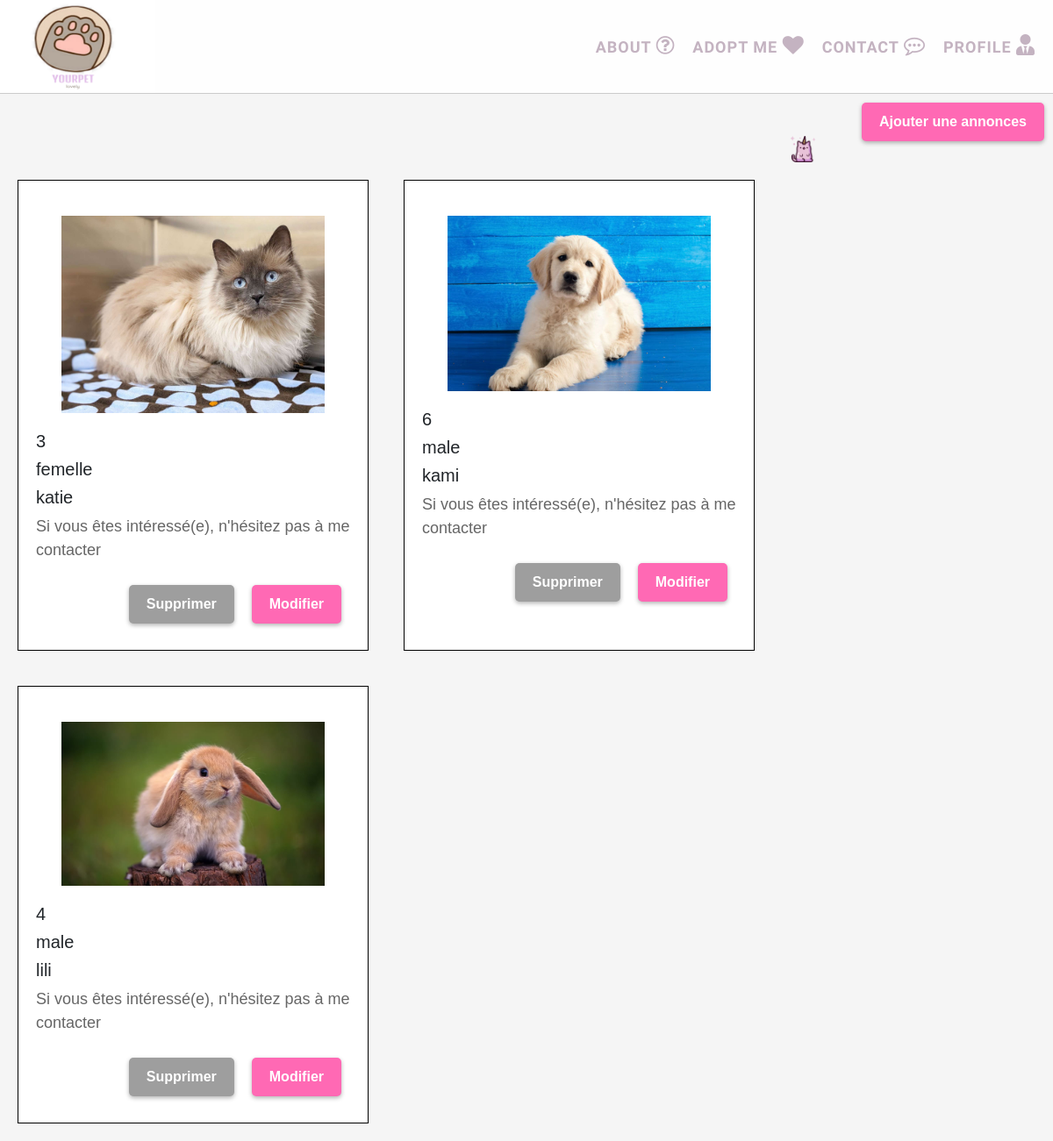
Page /mypet/annonces (signed in) on the committed database.
### mypet/models.py (models this page shows)
class annonce(models.Model):
    GENDER_CHOICES = [
        ('male', 'Male'),
        ('female', 'Female'),
    ]
    user = models.ForeignKey(MyUser, on_delete=models.CASCADE)
    nom_animal = models.CharField(max_length=255)
    espece = models.CharField(max_length=255)
    race = models.CharField(max_length=255)
    age = models.PositiveIntegerField()
    image = models.ImageField(upload_to=filepath, null=True, blank=True)
    sex = models.CharField(max_length=10, choices=GENDER_CHOICES)

### mypet/views.py (the view)
# urls.py: path('annonces',views.annonces,name='annonces'),
def annonces(request):
    if request.user.is_authenticated:
        AN = annonce.objects.filter(user=request.user)
        A = annonce.objects.filter(user=request.user).values_list('id', flat=True).first()
        context = {'ANN': AN, 'A': A}
        return render(request, 'annonces.html', context)

### mypet/templates/annonces.html (shortened to what this page needs)
<!DOCTYPE html>
<html>
<head>
  {% load static %}
  <link rel="stylesheet" href="https://cdnjs.cloudflare.com/ajax/libs/font-awesome/4.7.0/css/font-awesome.min.css">
  <link href="https://use.fontawesome.com/releases/v5.6.1/css/all.css" rel="stylesheet">
  <link rel="stylesheet" href="https://cdnjs.cloudflare.com/ajax/libs/font-awesome/4.7.0/css/font-awesome.min.css">
  <link rel="stylesheet" href="https://cdn.jsdelivr.net/npm/bootstrap@4.0.0/dist/css/bootstrap.min.css">
</head>
<body >
  {% load static %}
  {% if user.is_authenticated %}
  <nav>
      <div class="logo">
       <a href="{% url 'home' %} "><img src="{% static 'images1/mypaw.png' %}" alt="Animal paw logo" ></a>
      </div>
      <ul>
        <li><a href="">About <i style="font-size:24px" class="fa">&#xf29c;</i></a></li>
        <li><a href="{% url 'posts' %}">Adopt Me <i style="font-size:24px" class="fa">&#xf004;</i></a></li>
        <li><a href="#">Contact <i style="font-size:24px" class="fa">&#xf27b;</i></a></li>
        <li><a href="{% url 'menu' %}">Profile <i style='font-size:24px' class='fas'>&#xf508;</i></a></li>
      </ul>
    </nav>
  {% endif %}
	<button class="Ajouter" onclick="afficherPopup()" style:"margin-top:3%" >Ajouter une annonces</button ><br><br>
 <img src="../static/images1/cati.png"  alt="" style="display: inline ; width:30px; margin-left:75%">
  {% if ANN %}
    <div class="wrapper" >
     {% for a in ANN %}
        <div id="annonce" class="a" style="max-width: 400px;">
          <img class="photo-chat" src="{% static a.image.url %}"  alt="Photo du chat"  style="width:800px">
          <h5>{{a.age}}</h5>
        <h5>{{a.sex}}</h5>
        <h5>{{a.nom_animal}}</h5>
        <p>Si vous êtes intéressé(e), n'hésitez pas à me contacter</p>
        <a href="{% url 'modifier' annonce_id=a.id %}" class=""> <button>Modifier</button></a>
        <a href="{% url 'delete_row' row_id=a.id %}" class=""><button style="background-color:#9E9E9E ;">Supprimer </button></a>
       </div>
      {% endfor %}
    </div>
    {% else %}
       <div class="alert alert-success" role="alert" style="width:1000px ; margin-left:12%">
      <span style="visibility: hidden;">hshshshhshhshshshshhhhhhhhhhhhhhhhhhhhh</span>     Add Your first Annonce! <i style='font-size:24px' class='fas'>&#xf6be;</i>
      </div>
    {% endif %}
</body>
</html>

### mypet/templates/annonces.html (style rules this page uses)
button { float: right; padding: 20px; display: inline-block; background-color: #FF69B4; color: #fff; font-weight: bold; padding: 10px 20px; border-radius: 5px; border: none; text-align: center; text-decoration: none; font-size: 16px; margin: 10px; cursor: pointer; box-shadow: 0 2px 5px rgba(0, 0, 0, 0.3); margin-right: 10px; }
body { font-family: Arial, sans-serif; background-color: #F5F5F5; }
#annonce { background-color: white; border: 1px solid black; padding: 20px; margin: 20px; max-width: 600px; }
p { font-size: 18px; color: #666; line-height: 1.5; }
.photo-chat { display: block; margin: 20px auto; max-width: 300px; }
.wrapper { display: flex; flex-wrap: wrap; }
.a { display: inline-block; width: 50%; box-sizing: border-box; padding: 10px; }
.a { float: left; width: 50%; }
nav { background-color: rgba(255, 255, 255, 0.904); border-bottom: 1px solid #ccc; overflow: hidden; display: flex; justify-content: space-between; align-items: center; padding: 10px 20px; }
.logo img { margin-top: 6px; width: 126px; height: 80px; transform: scale(1.5); }
nav ul { list-style-type: none; margin: 0; padding: 0; display: flex; justify-content: flex-end; align-items: center; }
nav li { margin-left: 20px; }
nav a { display: block; color: #c4b3c1; text-decoration: none; font-weight: bold; text-transform: uppercase; letter-spacing: 1px; font-family: 'Ysabeau', sans-serif; font-size: 18px; }

### rows in the picture
annonce: image (picture), age "3", sex "femelle", nom_animal "katie"
annonce: image (picture), age "6", sex "male", nom_animal "kami"
annonce: image (picture), age "4", sex "male", nom_animal "lili"
